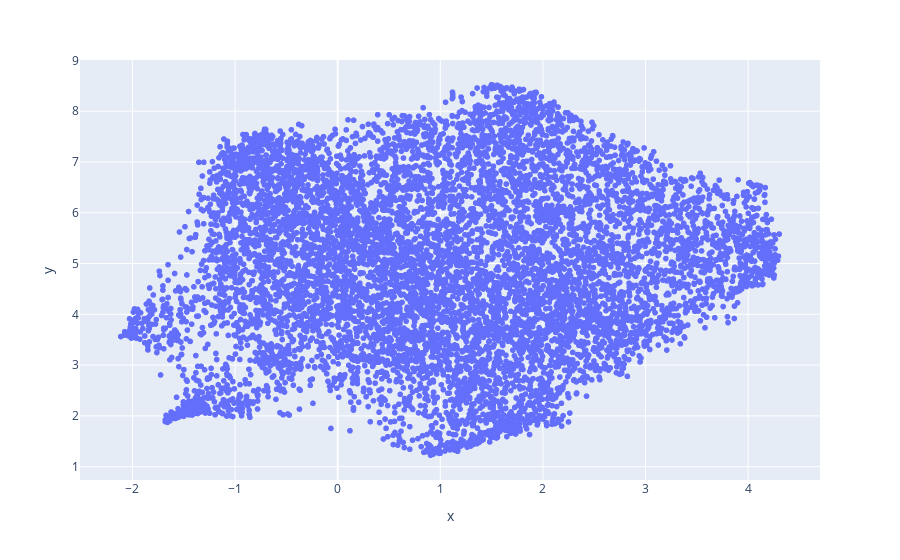

Here is the notebook cell this chart was saved with:
### Markdown cell above
## Visualize

### Code cell
%%time

# Visualize
fig = px.scatter(data_umap, x = 'x', y = 'y', 
                 render_mode = 'webgl')

fig.show()

### Figure 1 — Plotly figure (JSON) as saved in the notebook; plotly's stock layout.template omitted (floating-point values rounded to 4 significant figures; data arrays with more than 128 entries replaced by an {"elided": "..."} marker saying what was removed)
{"data": [{"hovertemplate": "x=%{x}<br>y=%{y}<extra></extra>", "legendgroup": "", "marker": {"color": "#636efa", "symbol": "circle"}, "mode": "markers", "name": "", "showlegend": false, "type": "scattergl", "x": {"elided": "9117 float values"}, "xaxis": "x", "y": {"elided": "9117 float values"}, "yaxis": "y"}], "layout": {"legend": {"tracegroupgap": 0}, "margin": {"t": 60}, "xaxis": {"anchor": "y", "domain": [0, 1], "title": {"text": "x"}}, "yaxis": {"anchor": "x", "domain": [0, 1], "title": {"text": "y"}}}}
